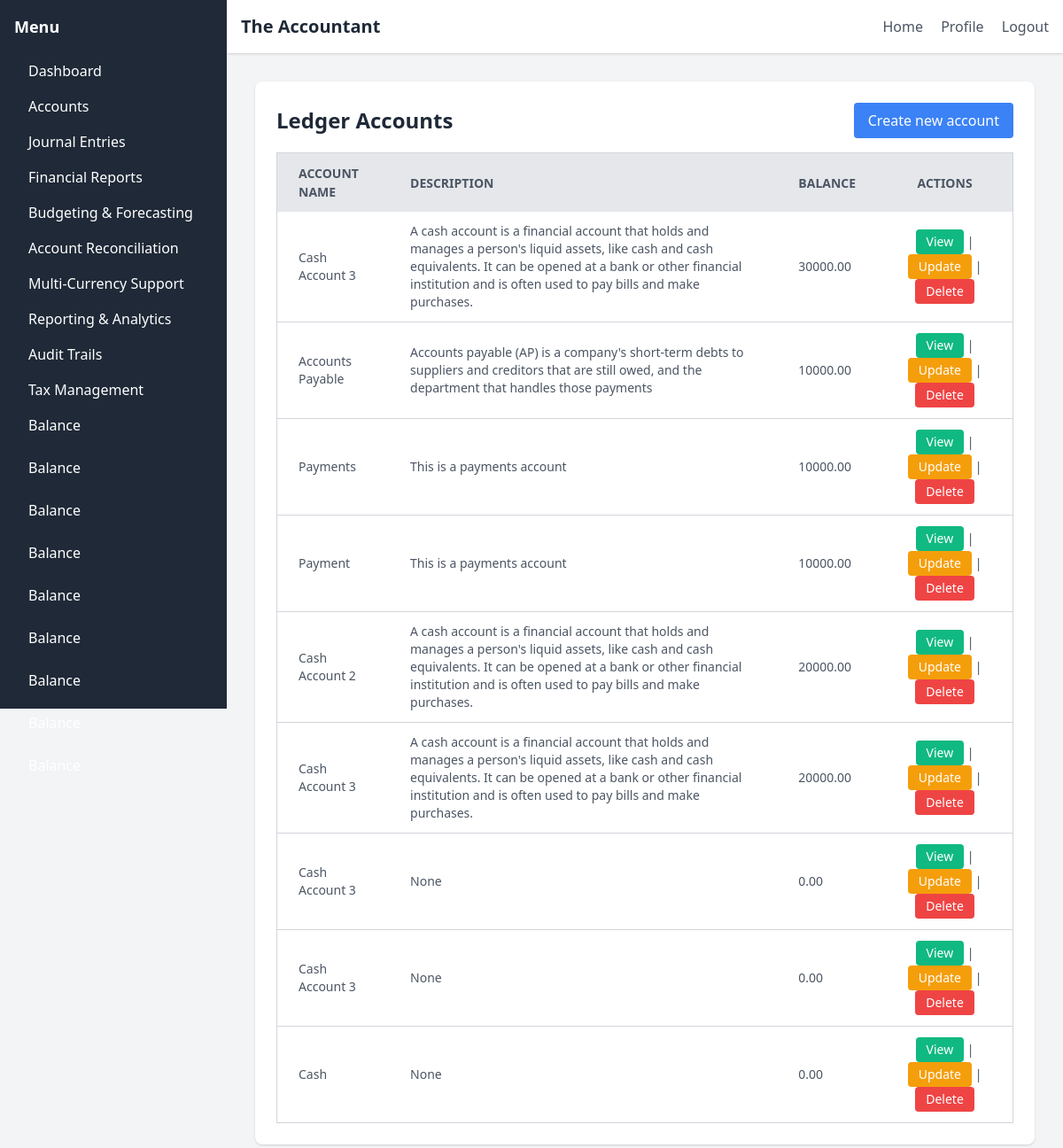
/gl/accounts/, run on the app's committed database.
### ledger/models.py (models this page shows, shortened)
class LedgerAccount(models.Model):
    name = models.CharField(max_length=255)
    description = models.TextField(blank=True, null=True)
    balance = models.DecimalField(max_digits=10, decimal_places=2, default=0.00)

### ledger/views.py (the view)
# urls.py: path('accounts/', views.ledger_account_list, name='ledger_account_list'),
def ledger_account_list(request):
    accounts = LedgerAccount.objects.all()
    return render(request, 'ledger_account_list.html', {'accounts': accounts})

### ledger/templates/ledger_account_list.html (shortened to what this page needs)
{% extends "base.html" %}
{% block content %}
<div class="bg-white rounded-lg shadow p-6">
    <div class="flex justify-between items-center mb-4">
        <h1 class="text-2xl font-bold text-gray-800">Ledger Accounts</h1>
        <a href="{% url 'ledger_account_create' %}" class="inline-block bg-blue-500 text-white py-2 px-4 rounded hover:bg-blue-600 transition duration-200">
            Create new account
        </a>
    </div>
    <table class="min-w-full bg-white border border-gray-300">
        <thead>
            <tr class="bg-gray-200 text-gray-600 uppercase text-sm leading-normal">
                <th class="py-3 px-6 text-left">Account Name</th>
                <th class="py-3 px-6 text-left">Description</th>
                <th class="py-3 px-6 text-left">Balance</th>
                <th class="py-3 px-6 text-center">Actions</th>
            </tr>
        </thead>
        <tbody class="text-gray-600 text-sm font-light">
            {% for account in accounts %}
            <tr class="border-b border-gray-300 hover:bg-gray-100">
                <td class="py-3 px-6">{{ account.name }}</td>
                <td class="py-3 px-6">{{ account.description }}</td>
                <td class="py-3 px-6">{{ account.balance }}</td>
                <td class="py-3 px-6 text-center">
                    <a href="{% url 'ledger_account_detail' account.pk %}" class="inline-block bg-green-500 text-white py-1 px-3 rounded hover:bg-green-600 transition duration-200">View</a>
                    |
                    <a href="{% url 'ledger_account_update' account.pk %}" class="inline-block bg-yellow-500 text-white py-1 px-3 rounded hover:bg-yellow-600 transition duration-200">Update</a>
                    |
                    <a href="{% url 'ledger_account_delete' account.pk %}" class="inline-block bg-red-500 text-white py-1 px-3 rounded hover:bg-red-600 transition duration-200">Delete</a>
                </td>
            </tr>
            {% endfor %}
        </tbody>
    </table>
</div>
{% endblock %}

### ledger/templates/base.html (shortened to what this page needs)
<!DOCTYPE html>
<html lang="en">
<head>
    <link href="https://cdn.jsdelivr.net/npm/tailwindcss@2.2.19/dist/tailwind.min.css" rel="stylesheet">
</head>
<body class="bg-gray-100 flex">
    <aside class="w-64 bg-gray-800 text-white h-screen p-4 fixed">
        <h2 class="text-lg font-semibold mb-4">Menu</h2>
        <nav>
            <ul>
                <li><a href="#" class="block py-2 px-4 rounded hover:bg-gray-700">Dashboard</a></li>
                <li><a href="{% url 'ledger_account_list' %}" class="block py-2 px-4 hover:bg-gray-700">Accounts</a></li>
                <li><a href="{% url 'transaction_list' %}" class="block py-2 px-4 hover:bg-gray-700">Journal Entries</a></li>
                <li><a href="{% url 'financial_reports' %}" class="block py-2 px-4 hover:bg-gray-700">Financial Reports</a></li>
                <li><a href="{% url 'budget_forecast_list' %}" class="block py-2 px-4 rounded hover:bg-gray-700">Budgeting & Forecasting</a></li>
                <li><a href="#" class="block py-2 px-4 rounded hover:bg-gray-700">Account Reconciliation</a></li>
                <li><a href="#" class="block py-2 px-4 rounded hover:bg-gray-700">Multi-Currency Support</a></li>
                <li><a href="#" class="block py-2 px-4 rounded hover:bg-gray-700">Reporting & Analytics</a></li>
                <li><a href="#" class="block py-2 px-4 rounded hover:bg-gray-700">Audit Trails</a></li>
                <li><a href="#" class="block py-2 px-4 rounded hover:bg-gray-700">Tax Management</a></li>
                {% for account in accounts %}
                <li class="mb-2">
                    <a href="{% url 'ledger_account_detail' account.pk %}" class="block py-2 px-4 rounded hover:bg-gray-700">Balance</a>
                </li>
                {% endfor %}
            </ul>
        </nav>
    </aside>
    <div class="flex-1 ml-64">
        <nav class="bg-white p-4 shadow">
            <div class="flex justify-between items-center">
                <div class="text-xl font-semibold text-gray-800">The Accountant</div>
                <div class="space-x-4">
                    <a href="#" class="text-gray-600 hover:text-gray-800">Home</a>
                    <a href="#" class="text-gray-600 hover:text-gray-800">Profile</a>
                    <a href="#" class="text-gray-600 hover:text-gray-800">Logout</a>
                </div>
            </div>
        </nav>
        <main class="p-8">
            {% block content %}{% endblock %}
        </main>
    </div>
</body>
</html>

### data on the page
LedgerAccount: name "Cash Account 3", description "A cash account is a financial account that holds and manages a person's liquid assets, like cash and cash equivalents. It can be opened at a bank or other financial institution and is often used to pay bills and make purchases.", balance "30000.00"
LedgerAccount: name "Accounts Payable", description "Accounts payable (AP) is a company's short-term debts to suppliers and creditors that are still owed, and the department that handles those payments", balance "10000.00"
LedgerAccount: name "Payments", description "This is a payments account", balance "10000.00"
LedgerAccount: name "Payment", description "This is a payments account", balance "10000.00"
LedgerAccount: name "Cash Account 2", description "A cash account is a financial account that holds and manages a person's liquid assets, like cash and cash equivalents. It can be opened at a bank or other financial institution and is often used to pay bills and make purchases.", balance "20000.00"
LedgerAccount: name "Cash Account 3", description "A cash account is a financial account that holds and manages a person's liquid assets, like cash and cash equivalents. It can be opened at a bank or other financial institution and is often used to pay bills and make purchases.", balance "20000.00"
LedgerAccount: name "Cash Account 3", description "None", balance "0.00"
LedgerAccount: name "Cash Account 3", description "None", balance "0.00"
LedgerAccount: name "Cash", description "None", balance "0.00"
